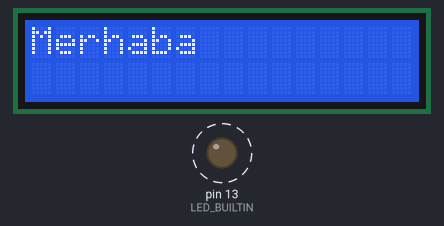
This sketch was run on a simulated Arduino Uno, built with avr-gcc and run on an emulated ATmega328P. On the bench: 16×2 character LCD, output pins drawn as LEDs (lit = HIGH). Dashed ring = blinking. What the sketch prints to the serial monitor is not drawn.

Above: at 0.1 s.
At 1.7 s:
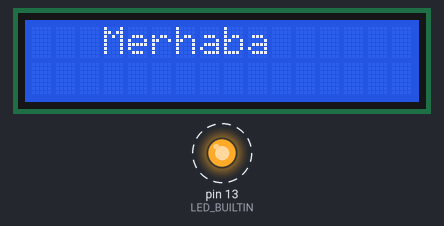
At 3.7 s:
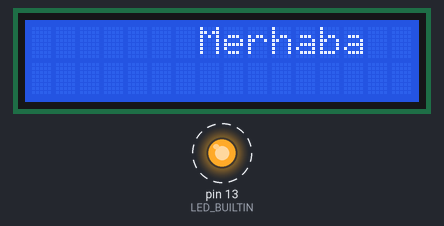
At 7.3 s:
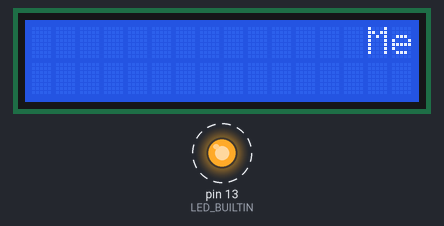
Timing chart, 0 to 40.0 s (numbered marks = the images above):
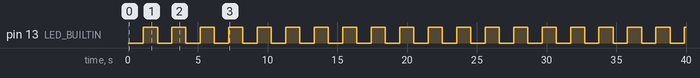

Measured:
- by itself, pin 13 (LED_BUILTIN): alternates HIGH for 1.0 s and LOW for 1.0 s
- by itself, everything shown: repeats every 8.2 s, in 17 steps
- what the display in image 1 shows lasts 0.5 s, from 1.6 s to 2.1 s

The sketch:

LiquidCrystal_I2C02.ino
```cpp
#include <Wire.h>
#include <LiquidCrystal_I2C.h>

LiquidCrystal_I2C lcd(0x27, 16, 2);


void setup() {
  // put your setup code here, to run once:
  Wire.begin();

  lcd.init();
  lcd.backlight();

  // 1. Satır Merhaba yaz
  lcd.setCursor(0, 0);
  lcd.print("Merhaba!");

  lcd.setCursor(0, 1);


  pinMode(LED_BUILTIN, OUTPUT);
  // pinMode(13, OUTPUT);

  Serial.begin(115200);
  while (!Serial) {}

  Serial.println("\Setup Basladi");

}

void loop() {
  int pos = 0;
  int stepCount = 0;
  int ledState = LOW;

  Serial.println("\loop Basladi");


  while (pos <= 15) {

    Serial.print("while Basladi ");
    // Serial.print("stepCount: ");
    // Serial.println(stepCount);

    lcd.clear();
    lcd.setCursor(pos, 0);
    lcd.print("Merhaba");

    delay(500);

    pos++;
    stepCount++;

    if (stepCount == 2) {
      if (ledState == LOW) {
        ledState = HIGH;
      } else {
        ledState = LOW;
      }


      digitalWrite(LED_BUILTIN, ledState);
      stepCount = 0;
    }


    // delay(1000);
    // digitalWrite(LED_BUILTIN, HIGH); // turn the LED on (HIGH is the voltage level)
    // delay(1000);
    // digitalWrite(LED_BUILTIN, LOW); // turn the LED on (HIGH is the voltage level)

  }

  Serial.println("\loop Bitti");

}
```
